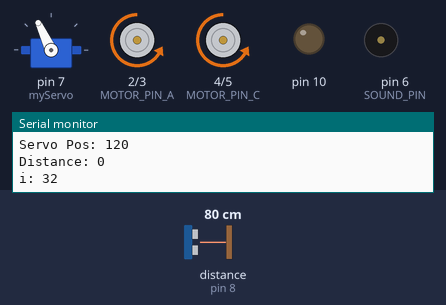
Bench run of a sketch on a simulated Arduino Uno, built with avr-gcc and run on an emulated ATmega328P. Parts: servo, motor-driver pin pairs drawn as motors (green arrow = first pin HIGH = forward, orange = second pin HIGH = backward, longer = more drive), output pins drawn as LEDs (lit = HIGH), buzzer (waves = sounding), the last lines printed to the serial monitor. Wiring (inferred from the names in the program): ultrasonic range finder: trigger pin 9; echo pin 8. The inputs (shaded band) are chosen by the test bench; at power-on: distance to the obstacle (sensor on pin 8) 80 cm. The echo pulse lasts 58.3 µs per cm; storage starts empty; random numbers use the default seed unless the sketch sets one; pins used as bus, display or sensor lines are not drawn.

Above: at 2.2 s.
2.3 s: distance to the obstacle (sensor on pin 8) set to 18 cm
At 2.45 s:
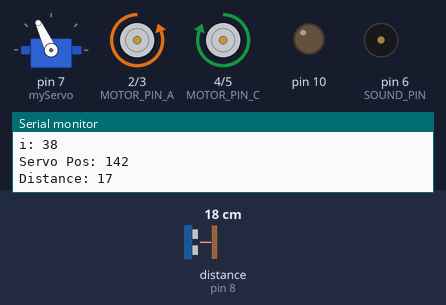
At 3.69 s:
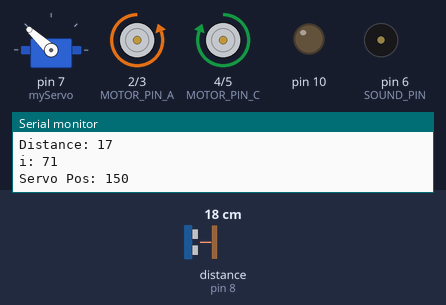
5.3 s: distance to the obstacle (sensor on pin 8) set to 60 cm
8.3 s: distance to the obstacle (sensor on pin 8) set to 2 cm
At 8.7 s:
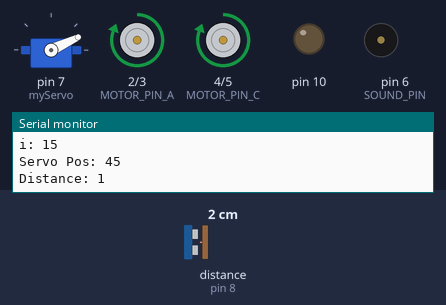
11.3 s: distance to the obstacle (sensor on pin 8) set to 8 cm
14.3 s: distance to the obstacle (sensor on pin 8) set to 12 cm
At 14.97 s:
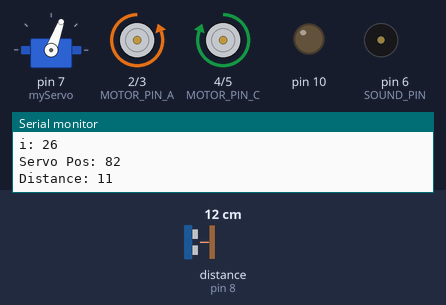
17.3 s: distance to the obstacle (sensor on pin 8) set to 120 cm
Timing chart, 0 to 21.3 s (numbered marks = the images above; inputs shaded):
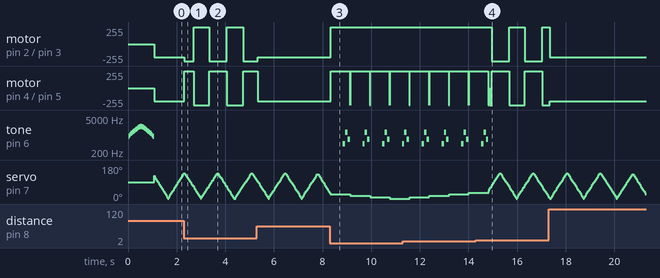

Measured:
- the behaviour switches between 10 and 11 cm on distance to the obstacle (sensor on pin 8) (found by bisection; images 3 and 4)
- after the input at 8.3 s, motor on pin 2 (MOTOR_PIN_A) / pin 3 (MOTOR_PIN_B), motor on pin 4 (MOTOR_PIN_C) / pin 5 (MOTOR_PIN_D): backward 200/255 → forward 255/255 at once; tone on pin 6 (SOUND_PIN): silent → 440 Hz after 0.53 s, then repeats every 0.81 s: 1280 Hz 0.10 s, 680 Hz 0.10 s, silent 0.51 s, 440 Hz 0.10 s
- after the input at 14.3 s, motor on pin 2 (MOTOR_PIN_A) / pin 3 (MOTOR_PIN_B): alternates forward 255/255 for 0.64 s and backward 255/255 for 0.73 s, starting after 0.65 s

The sketch:

Almost_Rover_v1.ino
```cpp
/*
   Code developed for IBM by Interactive Arts and Science 3P03
   Brock University

   component code from Arduino Examples and the following sources:
   HC-SR04 Ping distance sensor:
   Original (10 Sept 2011): http://www.trollmaker.com/article3/arduino-and-hc-sr04-ultrasonic-sensor
   Modified (15 May 2012): http://winkleink.blogspot.com.au/2012/05/arduino-hc-sr04-ultrasonic-distance.html
   Modified (10 Nov 2012): http://arduinobasics.blogspot.com.au/2012/11/arduinobasics-hc-sr04-ultrasonic-sensor.html
*/

// Lines beginning with # are preprocessor directives
// #include includes another source code file
// #define is a macro definition

// For including SD Card reader libraries
#include <SPI.h>
#include <SD.h>
// Servo pin is set in the Setup function
#include <Servo.h>

/* ===========================================================
   Custom section! You can change the values of the parameters
   in this section to visibly affect the actions of the robot!
   ===========================================================
*/

// Starting angle offset from hardware startpoint -30 to 30
#define SERVO_START_OFFSET -20
// Change the speed of the servo sweep
#define SERVO_SPEED 5 //5 is fast, 1 is slow
// Number of degrees to sweep infront of the rover
#define SERVO_ARC 135
// Speed is a value between 0-255 representing
// the relative speed of the motor
#define FORWARD_SPEED 200
// Log level is a value between 1 and 3 which determines what
// logging to do to the SD card
#define LOG_LEVEL 2


// The number of milliseconds (1/1000th of a second) to reverse for
#define REVERSE_TIME 500
// Range at which rover avoids by backing up and turning
#define AVOID_RANGE 10
// Range at which rover avoids by turning away from obstical
#define TURN_RANGE 40
// Time spent turning when required
#define AVOID_TURN_TIME 10

//REMOVE FOR FINAL CODE RELEASE
#define debug true
/*
   If LOG_LEVEL is greater or equal to 2 then we run the code
   in between the #if and #endif
   #if LOG_LEVEL >= 2
   #endif
   LOG_LEVEL 1
     Only record time when avoid
   LOG_LEVEL 2
     Record status every 180 ticks
   LOG_LEVEL 3
     Record status every 18 ticks
*/

#if LOG_LEVEL == 2
  #define LOG_TICK 90
#elif LOG_LEVEL == 3
  #define LOG_TICK 18
#else
  #define LOG_TICK 255 // Never
#endif

/* ===========================================================
   End custom section
   ===========================================================
*/
// Left Motor terminal 1 - Negative (forward) to Motor Control Chip 6
// Arduino Digital Pin 2 to Motor Control Chip 7
#define MOTOR_PIN_A 2
// Left Motor terminal 2 -  Positive (forward) to Motor Control Chip 3
// Arduino Digital Pin 3 to Motor Control Chip 2
#define MOTOR_PIN_B 3
// Right Motor terminal 1 - Negative (forward) to Motor Control Chip 14
// Arduino Digital Pin 4 to Motor Control Chip 15
#define MOTOR_PIN_C 4
// Right Motor terminal 2 - Positive (forward) to Motor Control Chip 11
// Arduino Digital Pin 5 to Motor Control Chip 10
#define MOTOR_PIN_D 5
// Sound and LED pin plays the audio when we're avoiding obsticals
#define SOUND_PIN 6

#define ECHO_PIN 8 // Echo Pin
#define TRIG_PIN 9 // Trigger Pin

#define CHIP_SELECT 10 // SD card pin CS

#define MAXIMUM_RANGE 150 // If range is greater than this we continue forward
#define MINIMUM_RANGE 0 // If range is less than this we continue forward


#define DATA_FILE "log-data.txt"
// Servo object
Servo myServo;

// Represents the number of times loop() has been run
// byte is just an int that can take values between 0-255
byte i;

/*
   setup() is run once when the arduino starts
*/
void setup() {
  // Open serial port (if we're connected to computer for debugging)
  Serial.begin (9600);

  // For servo, used attach method rather than setting pinMode
  myServo.attach(7);

  // Set pinmode to output for all motor pins
  pinMode(MOTOR_PIN_A, OUTPUT); // Set pin 2 as output
  pinMode(MOTOR_PIN_B, OUTPUT); // Set pin 3 as output
  pinMode(MOTOR_PIN_C, OUTPUT); // Set pin 4 as output
  pinMode(MOTOR_PIN_D, OUTPUT); // Set pin 5 as output

  pinMode(SOUND_PIN, OUTPUT);

  // Set distance sensor pins Tigger/OUT, Echo/IN
  pinMode(TRIG_PIN, OUTPUT);
  pinMode(ECHO_PIN, INPUT);

  // Set ChipSelect for SD Card
  pinMode(10, OUTPUT);
  i = 1;
  // Initialize SD Card
  initSDCard();

  // Necessary to generate truely random sequences
  // we grab some random value from pin 0 which due to
  // background electromagnetic noise (from radio stations even!)
  // will have some value!
  randomSeed(analogRead(0));

  // Successful initialization play start up sound
  startupIndicator();
}


/*
   loop() is a function run by the arduino continuously
   restarting each time it reaches the end
*/
void loop() {
  // Servo position
  static int servoPos;
  // Distance to obstacle
  static int distanceToObs = 0;

  // Sweep back and forth between 30 and 120
  // This variable pos can take values between 00 and 180
  // It smoothly moves from 0 -> 180, then back 180 -> 00

  // abs(i) returns the absolute value of i the absolute value
  // is the value of a number without the sign(always positive)
  // This whole section is just a series of transformations that make the arm sweep from
  // 90 - SERVO_ARC to 90 + SERVO_ARC it also does not stutter when i == 180
  servoPos = 90 + (abs(((double)(i * SERVO_SPEED % 180) / 180) - 0.5) * 2 - 0.5) * SERVO_ARC;
  if (debug) {
    Serial.print("Servo Pos: ");
    Serial.println(servoPos);
  }

  // Move the servo to the position pos + SERVO_START_OFFSET
  // from the 0 degree position on the servo
  myServo.write(servoPos + SERVO_START_OFFSET);

  // Allow time for servo to catch up.
  delay(1);

  // Send out a ping be sure to set the default timout to
  // some number within the max range (3000 microseconds is 50cm)
  distanceToObs = testForDistance();

  if (debug) {
    Serial.print("Distance: ");
    Serial.println(distanceToObs);
  }
  // If the distance detected by the sensors is greater than the maximum range
  // or less than the minimum range move forward
  if (distanceToObs >= MAXIMUM_RANGE || distanceToObs <= MINIMUM_RANGE) {
    forward();
  } else {
    if (distanceToObs < AVOID_RANGE) {
      avoid(servoPos);
    } else if (distanceToObs <= TURN_RANGE && servoPos < 90) {
      turnRight();
      delay(AVOID_TURN_TIME);
    } else if (distanceToObs <= TURN_RANGE && servoPos >= 90) {
      turnLeft();
      delay(AVOID_TURN_TIME);
    } else {
      forward();
    }
  }

  // Increase the position of the servo by one degree
  i++;
  if (debug) {
    Serial.print("i: ");
    Serial.println(i);
  }
  // This corrects for overflow errors by not incrementing int i past its maximum.
  if ((i % 180) == 0)
    i = 1;
}


String initWithTimeStamp() {
  // create a timestamp at he beginning of a string
  String dataString = "";
  // Store as number of seconds
  static unsigned long times;
  times = millis() / 1000;
  // hours
  dataString += (unsigned long)(((double)times / 60) / 60) % 24;
  dataString += ":";
  // minutes
  dataString += (unsigned long)((double)times / 60) % 60;
  dataString += ":";
  // seconds
  dataString += (times % 60);
  return dataString;
}

String addData(String dataString, String newdata) {
  dataString += ",";
  dataString = dataString + newdata;
  return dataString;
}

void writeToDataFile(String dataString) {
  File dataFile = SD.open(DATA_FILE, FILE_WRITE);

  // If the file is available, write to it:
  if (dataFile) {
    dataFile.println(dataString);
    dataFile.close();
    // Print to the serial port too:
    if (debug) {
      Serial.print("Data String to SD Card: ");
      Serial.println(dataString);
    }
  } else {
    // If the file isn't open, pop up an error:
    Serial.println("Error opening datalog.txt on SD card");
  }
}

void chirp() {
  tone(SOUND_PIN, 440.0, 100);
  delay(100);
  tone(SOUND_PIN, 1280, 100);
  delay(100);
  tone(SOUND_PIN, 680, 100);
  delay(100);
  digitalWrite(SOUND_PIN, LOW);
}

/*
   Function that is used to return the distance that the sensor is reporting
   @return the distance in cm to the surface the ultrasonic sensor is sensing
*/
int testForDistance() {
  static long distance; // Distance to surface
  static long duration; // Duration used to calculate distance
  digitalWrite(TRIG_PIN, LOW);
  delayMicroseconds(2);

  digitalWrite(TRIG_PIN, HIGH);
  delayMicroseconds(10);

  digitalWrite(TRIG_PIN, LOW);
  duration = pulseIn(ECHO_PIN, HIGH, 3000);

  // Calculate the distance (in cm) based on the speed of sound.
  distance = duration / 58.2;

  return distance;
}

/*
   Avoid obstacles by turning the opposite direction of the
   detected obstacles
   @param p the position of the sensors when we sense the obstacle.
   The value is a value of 0-180 in degrees.
*/
void avoid(unsigned int p) {
  stopAll();
  reverse();
  delay(REVERSE_TIME);
  chirp();
  stopAll();
  log("avoiding");
  if (p >= 90) {
    turnLeft();
  } else {
    turnRight();
  }
  delay(AVOID_TURN_TIME);
  stopAll();
  forward();
}


/*
  Functions for Movement
  - Forward - Low, High, Low, High
  - Reverse - High, Low, High, Low
  - Left - Low, High, High, Low
  - Right - High, Low, Low, High
*/
void forward() {
  // Stop wheel one from turning
  digitalWrite(MOTOR_PIN_A, LOW);
  // Wheel one starts moving forward at FORWARD_SPEED
  analogWrite(MOTOR_PIN_B, FORWARD_SPEED);
  // Stop wheel two from turning
  digitalWrite(MOTOR_PIN_C, LOW);
  // Wheel two starts moving forward at FORWARD_SPEED
  analogWrite(MOTOR_PIN_D, FORWARD_SPEED);
  // Log if necessary
  log("forward");
}

void reverse() {
  digitalWrite(MOTOR_PIN_A, HIGH);
  digitalWrite(MOTOR_PIN_B, LOW);
  digitalWrite(MOTOR_PIN_C, HIGH);
  digitalWrite(MOTOR_PIN_D, LOW);
  // We log in avoid, since reverse is only called
  // within avoid we can log in that function
}

void turnLeft() {
  digitalWrite(MOTOR_PIN_A, LOW);
  digitalWrite(MOTOR_PIN_B, HIGH);
  digitalWrite(MOTOR_PIN_C, HIGH);
  digitalWrite(MOTOR_PIN_D, LOW);
  log("left");
}

void turnRight() {
  digitalWrite(MOTOR_PIN_A, HIGH);
  digitalWrite(MOTOR_PIN_B, LOW);
  digitalWrite(MOTOR_PIN_C, LOW);
  digitalWrite(MOTOR_PIN_D, HIGH);
  log("right");
}

void stopAll() {
  digitalWrite(MOTOR_PIN_A, LOW);
  digitalWrite(MOTOR_PIN_B, LOW);
  digitalWrite(MOTOR_PIN_C, LOW);
  digitalWrite(MOTOR_PIN_D, LOW);
}

/*
   Overloaded function that runs log but doesn't always log
*/
void log(String status) {
  log(status, false);
}

/*
   We only use log if LOG_LEVEL is greater then or equal to 2
   It takes a status and only logs if the tick counter is equal
   to the LOG_TICK value (180 or 18)
   @param status specify the status to log
   @param always if this is true, always log the status
   even if its not the correct time to do so
*/
void log(String status, bool always) {
  // Only run log every so often based on the logging level
  // or if we have explicitly said to always log this message
  // avoid for instance, is always logged
  if (always || (i % LOG_TICK == 0)) {
    String result = initWithTimeStamp();
    result = addData(result, status);
    writeToDataFile(result);
  }
}


void initSDCard() {
  Serial.print("Initializing SD card...");
  if (!SD.begin(CHIP_SELECT)) {
    Serial.println("Card failed, or not present");
  } else {
    Serial.println("Card initialized.");
  }
}

void startupIndicator() {
  // Generate an arpeggio based on a random number
  // You can customize this!
   int randomFirstNote = random(100, 1500);
  //a variable to hold the note that the tone function to play.
  int myNote = 0;
  //the number of notes in your arpeggio (should be an odd number).
  int arpeggio = 21;
  //the delay between notes
  int delay_note = 50;
  //create a 'for' loop to play all notes in arpeggio
  for (int j = 0; j < arpeggio; j++) {

    //each time the 'for' loop runs, it increments the value of 'j' by 1
    //if the value of j is greater than half of the number of notes in the arpeggio, it subtracts
    if (j > (arpeggio/2)) {
      myNote = arpeggio - (j+1);
    } else {
      myNote = j;
    }

    tone(SOUND_PIN, randomFirstNote + (myNote * 144), delay_note);
    delay(delay_note);
    digitalWrite(SOUND_PIN, LOW);
      }
  }
```
